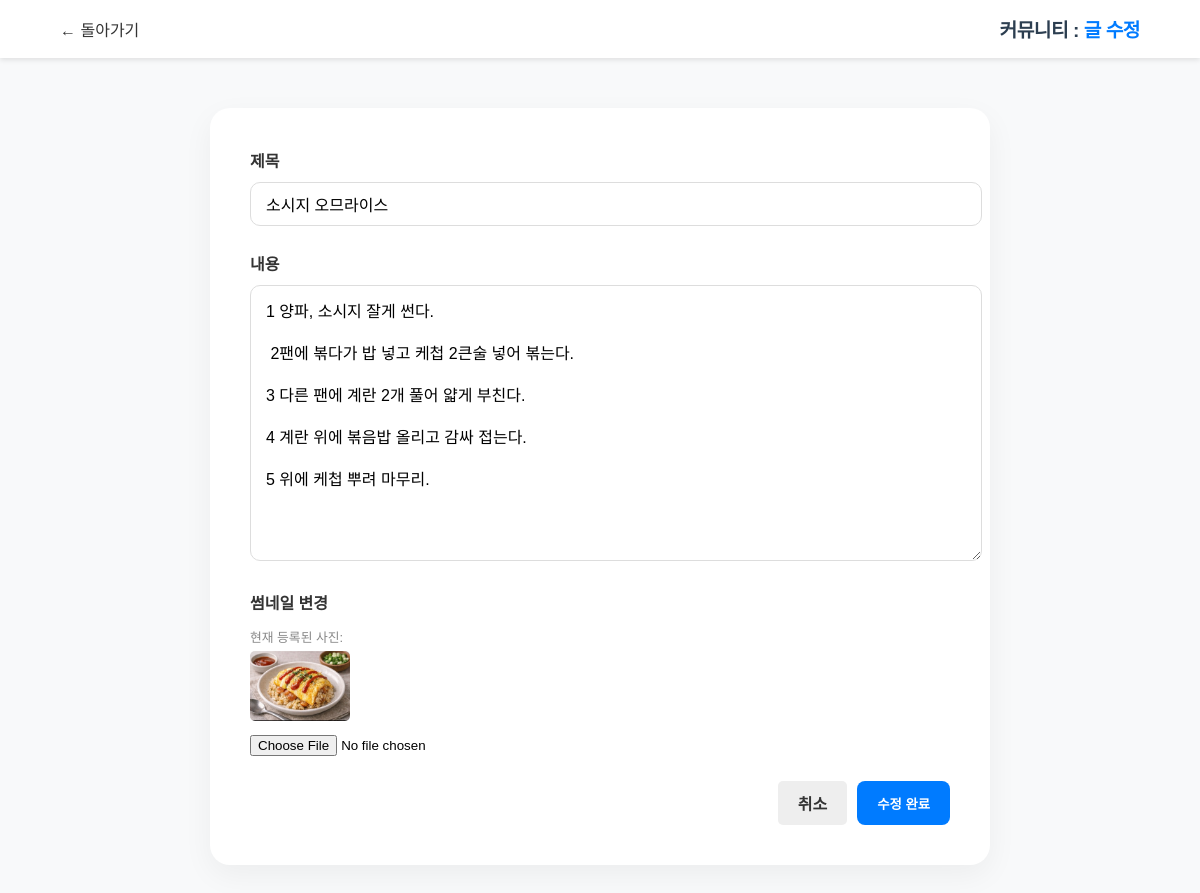
Page /posts/3/edit/ (signed in) on the committed database.
### community/models.py (models this page shows, shortened)
class Post(models.Model):
    author = models.ForeignKey(User, on_delete=models.CASCADE)
    title = models.CharField(max_length=100) #제목
    content = models.TextField() #내용 저장될 곳
    thumbnail = models.ImageField(upload_to="community", blank=True, null=True) #이미지 저장될 곳(여기서 pip install Pillow)
    created_at = models.DateTimeField(auto_now_add=True) #글작성시간 자동 저장
    likes = models.ManyToManyField(settings.AUTH_USER_MODEL, related_name='like_posts', blank=True)

### community/views.py (the view, shortened to what this page needs)
# urls.py: re_path(r'^posts/(?P<post_id>\d+)/edit/$', views.post_edit, name='post_edit'), #수정
@login_required
def post_edit(request, post_id):
    my_post = get_object_or_404(Post, id=post_id)
    if my_post.author != request.user:
        return redirect("community:post_detail", post_id=post_id)
    return render(request, "community/post_edit.html", {"post": my_post})

### templates/community/post_edit.html (shortened to what this page needs)
{% load static %}
<!doctype html>
<html lang="ko">
<head>
    <link rel="stylesheet" href="{% static 'css/community.css' %}">
</head>
<body>
    <div id="navbar">
        <a href="{% url 'community:post_detail' post.id %}" style="text-decoration:none; color:#333;">← 돌아가기</a>
        <span>커뮤니티 : <b>글 수정</b></span>
    </div>
    <div id="post-form-container"> <form method="POST" enctype="multipart/form-data">
            <div class="form-group">
                <label>제목</label>
                <input name="title" type="text" value="{{ post.title }}" required>
            </div>
            <div class="form-group">
                <label>내용</label>
                <textarea name="content" required>{{ post.content }}</textarea>
            </div>
            <div class="form-group">
                <label>썸네일 변경</label>
                {% if post.thumbnail %}
                    <div style="margin-bottom: 10px;">
                        <p style="font-size: 0.8em; color: #888; margin-bottom: 5px;">현재 등록된 사진:</p>
                        <img src="{{ post.thumbnail.url }}" style="width: 100px; border-radius: 5px;">
                    </div>
                {% endif %}
                <input name="thumbnail" type="file">
            </div>
            <div class="form-actions" style="margin-top: 20px;">
                <a href="{% url 'community:post_detail' post.id %}" class="btn" style="background:#eee; color:#333; text-decoration:none; padding:10px 20px; border-radius:5px; display:inline-block;">취소</a>
                <button type="submit" class="btn btn-primary">수정 완료</button>
            </div>
        </form>
    </div>
</body>
</html>

### static/css/community.css (style rules this page uses)
body { font-family: 'Pretendard', sans-serif; background-color: #f8f9fa; margin: 0; padding: 0; }
#navbar { background: white; padding: 15px 5%; display: flex; justify-content: space-between; align-items: center; box-shadow: 0 2px 5px rgba(0,0,0,0.1); position: sticky; top: 0; z-index: 100; }
#navbar span { font-weight: 800; font-size: 1.2rem; color: #2c3e50; letter-spacing: -0.5px; }
#navbar span b { color: #007bff; font-weight: 800; }
.btn { padding: 10px 20px; border-radius: 8px; text-decoration: none; font-weight: 600; display: inline-block; }
.btn-primary { background: #007bff; color: white; border: none; }
#post-form-container { max-width: 700px; margin: 50px auto; background: white; padding: 40px; border-radius: 20px; box-shadow: 0 10px 30px rgba(0,0,0,0.05); }
.form-group { margin-bottom: 25px; }
.form-group label { display: block; font-weight: 700; margin-bottom: 10px; color: #333; }
.form-group input[type="text"], .form-group textarea { width: 100%; padding: 12px 15px; border: 1px solid #ddd; border-radius: 10px; font-size: 1rem; font-family: inherit; }
.form-group textarea { height: 250px; resize: vertical; }
.form-actions { display: flex; justify-content: flex-end; gap: 10px; margin-top: 30px; }

### rows in the picture
Post: title "소시지 오므라이스", content "1 양파, 소시지 잘게 썬다. 2팬에 볶다가 밥 넣고 케첩 2큰술 넣어 볶는다. 3 다른 팬에 계란 2개 풀어 얇게 부친다. 4 계란 위에 볶음밥 올리고 감싸 접는다. 5 위에 케첩 뿌려 마무리.", thumbnail (picture)
